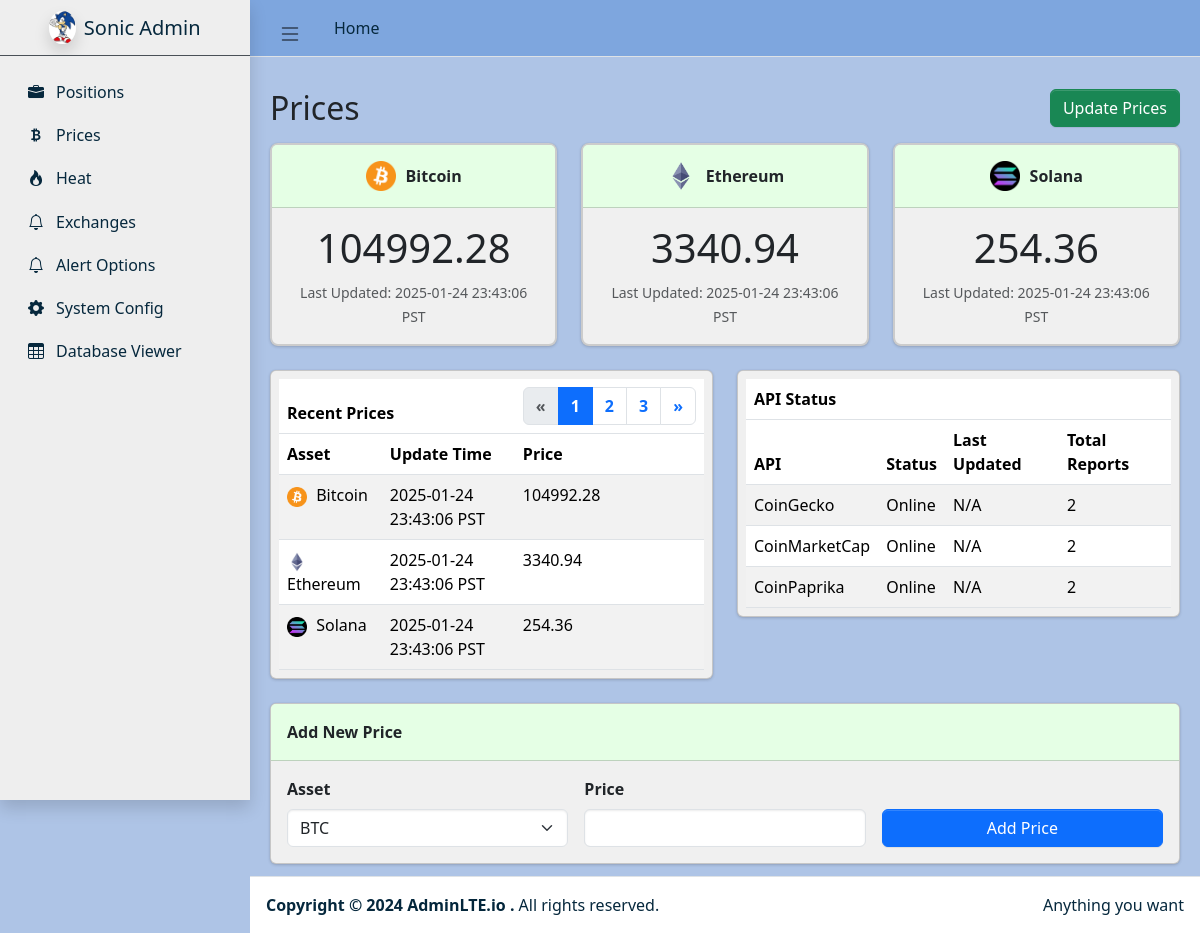
Screenshot of /prices with the database file from the repository.
### tables this page shows
CREATE TABLE prices (
                    id TEXT PRIMARY KEY,
                    asset_type TEXT NOT NULL,
                    current_price REAL NOT NULL,
                    previous_price REAL NOT NULL DEFAULT 0.0,
                    last_update_time DATETIME NOT NULL,
                    previous_update_time DATETIME,
                    source TEXT NOT NULL
                );

CREATE TABLE api_status_counters (
                    api_name TEXT PRIMARY KEY,
                    total_reports INTEGER NOT NULL DEFAULT 0,
                    last_updated DATETIME
                );

### web_app.py (the view, shortened to what this page needs)
@app.route("/prices", methods=["GET", "POST"])
def prices():
    logger.debug("Entered /prices route.")
    top_prices = _get_top_prices_for_assets(DB_PATH, ["BTC", "ETH", "SOL"])
    recent_prices = _get_recent_prices(DB_PATH, limit=15)
    api_counters = data_locker.read_api_counters()
    return render_template(
        "prices.html",
        prices=top_prices,            # top boxes
        recent_prices=recent_prices,  # “Recent Prices” table
        api_counters=api_counters     # “API Status” table
    )

### data/data_locker.py (called while the page is built)
    def _init_sqlite_if_needed(self):
        if self.conn is None:
            self.conn = sqlite3.connect(self.db_path, check_same_thread=False)
            self.conn.row_factory = sqlite3.Row
        if self.cursor is None:
            self.cursor = self.conn.cursor()

    def read_api_counters(self) -> List[dict]:
        self._init_sqlite_if_needed()
        self.cursor.execute("""
            SELECT api_name, total_reports, last_updated
              FROM api_status_counters
             ORDER BY api_name
        """)
        rows = self.cursor.fetchall()
        results = []
        for r in rows:
            results.append({
                "api_name": r["api_name"],
                "total_reports": r["total_reports"],
                "last_updated": r["last_updated"],  # might be None
            })
        return results

### web_app.py (called while the page is built)
def _convert_iso_to_pst(iso_str):
    if not iso_str or iso_str == "N/A":
        return "N/A"
    pst = pytz.timezone("US/Pacific")
    try:
        dt_obj = datetime.fromisoformat(iso_str)
        dt_pst = dt_obj.astimezone(pst)
        return dt_pst.strftime("%Y-%m-%d %H:%M:%S %Z")
    except:
        return "N/A"

def _get_recent_prices(db_path, limit=15):
    conn = sqlite3.connect(db_path)
    conn.row_factory = sqlite3.Row
    cur = conn.cursor()
    cur.execute(f"""
        SELECT asset_type, current_price, last_update_time
          FROM prices
         ORDER BY last_update_time DESC
         LIMIT {limit}
    """)
    rows = cur.fetchall()
    conn.close()
    results = []
    for r in rows:
        iso = r["last_update_time"]
        results.append({
            "asset_type": r["asset_type"],
            "current_price": r["current_price"],
            "last_update_time_pst": _convert_iso_to_pst(iso)
        })
    return results

### templates/prices.html (shortened to what this page needs)
{% extends "sonic_admin.html" %}
{% block content %}
<div class="d-flex justify-content-between align-items-center mb-3">
  <h2 class="text-dark mb-0">Prices</h2>
  <form method="POST" action="{{ url_for('update_prices') }}" id="updatePricesForm">
    <button type="submit" class="btn btn-success">Update Prices</button>
  </form>
</div>
<div class="row row-cols-1 row-cols-md-3 g-4 mb-4">
  {% for p in prices[:3] %}
  <div class="col">
    <div class="card price-box h-100">
      <div class="card-header d-flex align-items-center justify-content-center">
        {% if p.asset_type in ["BTC", "Bitcoin"] %}
          <img src="/static/images/btc_logo.png" alt="BTC"
               style="width: 30px; height: 30px; margin-right: 10px;">
        {% elif p.asset_type in ["ETH", "Ethereum"] %}
          <img src="/static/images/eth_logo.png" alt="ETH"
               style="width: 30px; height: 30px; margin-right: 10px;">
        {% elif p.asset_type in ["SOL", "Solana"] %}
          <img src="/static/images/sol_logo.png" alt="SOL"
               style="width: 30px; height: 30px; margin-right: 10px;">
        {% endif %}
        {% if p.asset_type == "BTC" or p.asset_type == "AssetType.BTC" %}
          <span>Bitcoin</span>
        {% elif p.asset_type == "ETH" or p.asset_type == "AssetType.ETH" %}
          <span>Ethereum</span>
        {% elif p.asset_type == "SOL" or p.asset_type == "AssetType.SOL" %}
          <span>Solana</span>
        {% else %}
          <span>{{ p.asset_type }}</span>
        {% endif %}
      </div>
      <div class="card-body text-center">
        <div class="display-4 mb-2">
          {{ p.current_price|round(2) }}
        </div>
        <small class="text-muted">
          Last Updated: {{ p.last_update_time_pst or "N/A" }}
        </small>
      </div>
    </div>
  </div>
  {% endfor %}
</div>
<div class="row">
  <div class="col-md-6">
    <div class="card mb-4" style="background-color: #F0F0F0;">
      <div class="card-body p-2">
        <table class="table table-striped recent-prices-table w-100 mb-0">
          <thead>
            <tr class="title-row">
              <th colspan="2">Recent Prices</th>
              <th class="text-end">
                <nav>
                  <ul class="pagination justify-content-end m-0">
                    <li class="page-item disabled">
                      <a class="page-link" href="#" tabindex="-1">«</a>
                    </li>
                    <li class="page-item active"><a class="page-link" href="#">1</a></li>
                    <li class="page-item"><a class="page-link" href="#">2</a></li>
                    <li class="page-item"><a class="page-link" href="#">3</a></li>
                    <li class="page-item"><a class="page-link" href="#">»</a></li>
                  </ul>
                </nav>
              </th>
            </tr>
            <tr class="column-header-row">
              <th>Asset</th>
              <th>Update Time</th>
              <th>Price</th>
            </tr>
          </thead>
          <tbody>
            {% if recent_prices is not defined %}
              {% set recent_prices = [] %}
            {% endif %}
            {% for rp in recent_prices[::-1][:10] %}
            <tr>
              <td>
                {% if rp.asset_type in ["BTC", "Bitcoin"] %}
                  <img src="/static/images/btc_logo.png" alt="BTC"
                       style="width:20px; height:20px; margin-right:5px;">
                {% elif rp.asset_type in ["ETH", "Ethereum"] %}
                  <img src="/static/images/eth_logo.png" alt="ETH"
                       style="width:20px; height:20px; margin-right:5px;">
                {% elif rp.asset_type in ["SOL", "Solana"] %}
                  <img src="/static/images/sol_logo.png" alt="SOL"
                       style="width:20px; height:20px; margin-right:5px;">
                {% endif %}
                {% if rp.asset_type == "BTC" or rp.asset_type == "AssetType.BTC" %}
                  <span>Bitcoin</span>
                {% elif rp.asset_type == "ETH" or rp.asset_type == "AssetType.ETH" %}
                  <span>Ethereum</span>
                {% elif rp.asset_type == "SOL" or rp.asset_type == "AssetType.SOL" %}
                  <span>Solana</span>
                {% else %}
                  <span>{{ rp.asset_type }}</span>
                {% endif %}
              </td>
              <td>{{ rp.last_update_time_pst or "N/A" }}</td>
              <td>{{ rp.current_price|round(2) }}</td>
            </tr>
            {% endfor %}
          </tbody>
        </table>
      </div>
    </div>
  </div>
  <div class="col-md-6">
    <div class="card mb-4" style="background-color: #F0F0F0;">
      <div class="card-body p-2">
        <table class="table table-striped w-100 mb-0 api-status-table">
          <thead>
            <tr class="title-row">
              <th colspan="4">
                 API Status
              </th>
            </tr>
            <tr class="column-header-row">
              <th>API</th>
              <th>Status</th>
              <th>Last Updated</th>
              <th>Total Reports</th>
            </tr>
          </thead>
          <tbody>
            {% for row in api_counters %}
              <tr>
                <td>{{ row.api_name }}</td>
                <td>Online</td>
                <td>N/A</td>
                <td>{{ row.total_reports }}</td>
              </tr>
            {% endfor %}
          </tbody>
        </table>
      </div>
    </div>
  </div>
</div>
<div class="card add-price">
  <div class="card-header">Add New Price</div>
  <div class="card-body">
    <form method="POST" action="{{ url_for('prices') }}">
      <div class="row g-3">
        <div class="col-md-4">
          <label for="asset" class="form-label fw-bold">Asset</label>
          <select class="form-select" id="asset" name="asset" required>
            <option value="BTC">BTC</option>
          </select>
        </div>
        <div class="col-md-4">
          <label for="price" class="form-label fw-bold">Price</label>
          <input
            type="number"
            step="0.01"
            class="form-control"
            id="price"
            name="price"
            required
          />
        </div>
        <div class="col-md-4 d-flex align-items-end">
          <button type="submit" class="btn btn-primary w-100">Add Price</button>
        </div>
      </div>
    </form>
  </div>
</div>
{% endblock %}

### templates/sonic_admin.html (shortened to what this page needs)
<!doctype html>
<html lang="en">
  <head>
    <link
      rel="stylesheet"
      href="https://cdn.jsdelivr.net/npm/@fontsource/source-sans-3@latest/index.css"
    />
    <link
      rel="stylesheet"
      href="https://cdn.jsdelivr.net/npm/overlayscrollbars@2.10.1/styles/overlaysscrollbars.min.css"
    />
    <link
      rel="stylesheet"
      href="https://cdn.jsdelivr.net/npm/bootstrap-icons@1.11.3/font/bootstrap-icons.min.css"
    />
    <link rel="stylesheet" href="/static/dist/css/adminlte.css" />
  </head>
  <body class="layout-fixed sidebar-expand-lg">
    <div class="app-wrapper">
      <nav class="app-header navbar navbar-expand">
        <div class="container-fluid">
          <ul class="navbar-nav">
            <li class="nav-item">
              <a class="nav-link" data-lte-toggle="sidebar" href="#" role="button">
                <i class="bi bi-list"></i>
              </a>
            </li>
            <li class="nav-item d-none d-md-block">
              <a href="#" class="nav-link" style="color: #06283D;">Home</a>
            </li>
          </ul>
        </div>
      </nav>
      <aside class="app-sidebar shadow" data-bs-theme="dark">
        <div class="sidebar-brand">
          <a href="#" class="brand-link d-flex align-items-center">
            <img
              src="/static/images/sonic.png"
              alt="Sonic Logo"
              class="brand-image rounded-circle shadow"
            />
            <span class="brand-text fw-light ms-2">Sonic Admin</span>
          </a>
        </div>
        <div class="sidebar-wrapper">
          <nav class="mt-2">
            <ul
              class="nav sidebar-menu flex-column"
              data-lte-toggle="treeview"
              role="menu"
              data-accordion="false"
            >
              <li class="nav-item">
                <a href="{{ url_for('positions') }}" class="nav-link">
                  <i class="nav-icon bi bi-briefcase-fill"></i>
                  <p>Positions</p>
                </a>
              </li>
              <li class="nav-item">
                <a href="{{ url_for('prices') }}" class="nav-link">
                  <i class="nav-icon bi bi-currency-bitcoin"></i>
                  <p>Prices</p>
                </a>
              </li>
              <li class="nav-item">
                <a href="{{ url_for('heat') }}" class="nav-link">
                  <i class="nav-icon bi bi-fire"></i>
                  <p>Heat</p>
                </a>
              </li>
                <li class="nav-item">
                  <a href="{{ url_for('exchanges') }}" class="nav-link">
                    <i class="nav-icon bi bi-bell"></i>
                    <p>Exchanges</p>
                  </a>
                </li>
              <li class="nav-item">
                <a href="{{ url_for('alert_options') }}" class="nav-link">
                  <i class="nav-icon bi bi-bell"></i>
                  <p>Alert Options</p>
                </a>
              </li>
              <li class="nav-item">
                <a href="{{ url_for('system_options') }}" class="nav-link">
                  <i class="nav-icon bi bi-gear-fill"></i>
                  <p>System Config</p>
                </a>
              </li>
              <li class="nav-item">
                <a href="{{ url_for('database_viewer') }}" class="nav-link">
                  <i class="nav-icon bi bi-table"></i>
                  <p>Database Viewer</p>
                </a>
              </li>
            </ul>
          </nav>
        </div>
      </aside>
      <main class="app-main">
        <div class="app-content-header">
        </div>
        <div class="app-content">
          <div class="container-fluid">
            {% block content %}{% endblock content %}
          </div>
        </div>
      </main>
      <footer class="app-footer">
        <div class="float-end d-none d-sm-inline" style="color: #06283D;">Anything you want</div>
        <strong style="color: #06283D;">
          Copyright &copy; 2024
          <a href="https://adminlte.io" class="text-decoration-none" style="color: #03263b;">
            AdminLTE.io
          </a>.
        </strong>
        <span style="color: #06283D;">All rights reserved.</span>
      </footer>
    </div>
  </body>
</html>

### templates/sonic_admin.html (style rules this page uses)
body { background-color: #AEC4E6 !important; }
.app-sidebar { background-color: #EEEEEE !important; }
.app-header.navbar { background-color: #7EA6DE !important; }
.navbar .nav-link i.bi-list { font-size: 1.5rem !important; }
.app-sidebar .nav-link { color: #06283D !important; }
.sidebar-brand .brand-text { color: #06283D !important; }
.brand-image { width: 40px; height: 40px; object-fit: cover; }

### templates/prices.html (style rules this page uses)
.price-box.card { background-color: #F0F0F0 !important; border: 2px solid #ccc; border-radius: 8px; }
.price-box .card-header { background-color: #e5ffe5 !important; font-weight: bold; }
.price-box .display-4 { font-size: 2.5rem; }
.recent-prices-table.table-striped tbody tr:nth-of-type(odd) { background-color: rgba(0, 0, 0, 0.05); }
.recent-prices-table thead tr.title-row, .api-status-table thead tr.title-row { background-color: #f0e5ff !important; }
.recent-prices-table thead tr.title-row th, .api-status-table thead tr.title-row th { font-weight: bold; }
.card.add-price { background-color: #F0F0F0 !important; }
.card.add-price .card-header { background-color: #e5ffe5 !important; font-weight: bold; }

### rows the page displays
prices: asset_type "Bitcoin", current_price "104992.28", last_update_time_pst "2025-01-24 23:43:06 PST"
prices: asset_type "Ethereum", current_price "3340.94", last_update_time_pst "2025-01-24 23:43:06 PST"
prices: asset_type "Solana", current_price "254.36", last_update_time_pst "2025-01-24 23:43:06 PST"
api_status_counters: api_name "CoinGecko", total_reports "2"
api_status_counters: api_name "CoinMarketCap", total_reports "2"
api_status_counters: api_name "CoinPaprika", total_reports "2"
